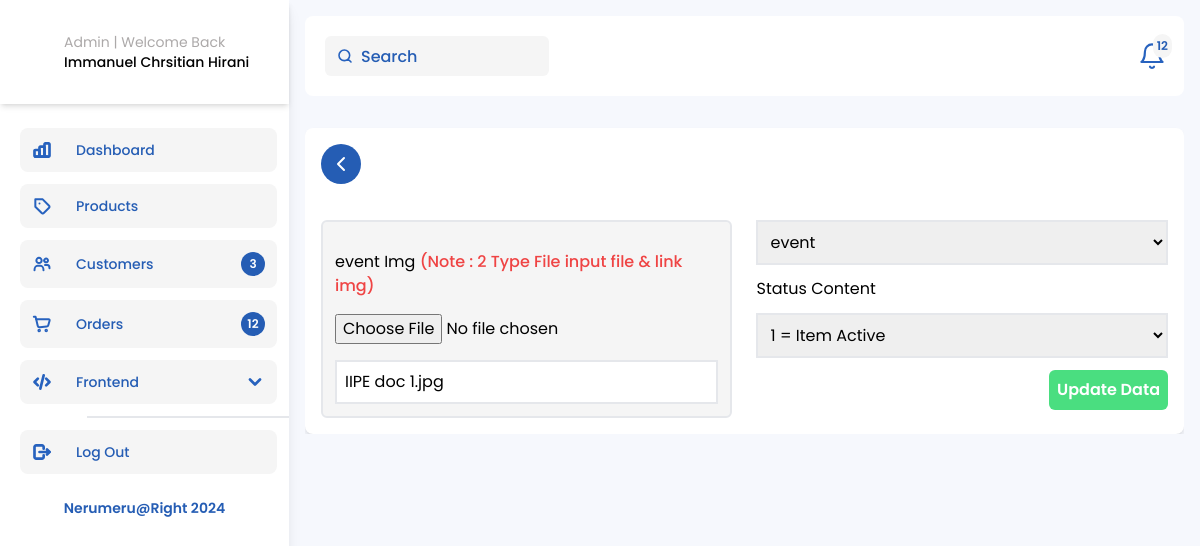
The page /Admin-event-UpdateData.php?event_id=6 on the database its author committed.
### tables this page shows
CREATE TABLE `neru_event` (
  `event_id` int(11) NOT NULL,
  `event_type` varchar(50) NOT NULL,
  `event_img` varchar(100) NOT NULL,
  `status` int(1) NOT NULL,
  `insert_date` datetime NOT NULL DEFAULT current_timestamp(),
  `lastUpdate_date` datetime NOT NULL DEFAULT current_timestamp()
);

### function.php (called while the page is built, shortened)
<?php
$conn = mysqli_connect('localhost', 'root', '', 'nerumeru');
function query($query)
{
    global $conn;
    $result = mysqli_query($conn, $query);
    $rows = [];
    foreach ($result as $row) {
        $rows[] = $row;
    }
    return $rows;
}

### Admin-event-UpdateData.php (the view, shortened to what this page needs)
<?php
require "function.php";
$id = $_GET["event_id"];
$event = query("SELECT * FROM neru_event WHERE event_id = $id")[0];
?>
<!doctype html>
<html lang="en">
<head>
    <link rel="stylesheet" href="css/output.css" />
    <link rel="stylesheet" href="https://cdn.jsdelivr.net/npm/swiper@10/swiper-bundle.min.css" />
    <link rel="stylesheet" href="https://cdn.jsdelivr.net/npm/swiper@10/swiper-bundle.min.css" />
</head>
<body>
    <main class="my-0">
        <section class="admin relative h-screen overflow-hidden my-0">
            <div class="flex items-start justify-between">
                <?php include("sidebar.admin.php"); ?>
                <div class="flex flex-col gap-4 container">
                    <header class="z-40 flex items-center bg-white rounded-lg justify-between w-full h-20 px-5">
                        <div class="header-wrapper w-full flex items-center justify-between">
                            <span class="relative">
                                <input id="searchAdminNavbar" type="search" class="bg-white-neru px-3 rounded-md h-10 outline-none py-1 w-[224px] pl-9 xl:text-base md:text-sm text-xs" placeholder="Search" />
                            </span>
                            <div id="notifications" class="relative cursor-pointer">
                                <div class="badge absolute -right-2 -top-2 bg-white-neru rounded-full flex items-center justify-center p-1">
                                    <h6 class="text-xs text-blue-Neru font-semibold">12</h6>
                                </div>
                            </div>
                        </div>
                    </header>
                    <div class="max-h-screen w-full overflow-y-auto">
                        <div class="container bg-white rounded-lg shadow-md 3xl:h-[760px] 2xl:h-[550px] flex flex-col gap-3 overflow-y-auto mt-4">
                            <div class="WrapperBack mb-6 w-fit">
                                <a href="Admin-Blog.php" class="bg-blue-Neru w-fit text-white px-2 rounded-full py-2 cursor-pointer font-semibold text-base flex items-center gap-3">
                                    <svg xmlns="http://www.w3.org/2000/svg" class="icon icon-tabler icon-tabler-chevron-left" width="24" height="24" viewBox="0 0 24 24" stroke-width="2" stroke="currentColor" fill="none" stroke-linecap="round" stroke-linejoin="round">
                                        <path stroke="none" d="M0 0h24v24H0z" fill="none" />
                                        <path d="M15 6l-6 6l6 6" />
                                    </svg>
                                </a>
                            </div>
                            <form class="w-full" action="" method="post" enctype="multipart/form-data">
                                <div class="grid grid-cols-2 gap-6">
                                    <div class="flex flex-col w-full gap-3">
                                        <div class="w-full flex flex-col gap-4  bg-white-neru rounded-md border-2 p-3">
                                            <label for="">event Img <span class="text-red-500 font-medium">(Note : 2 Type File input file & link img)</span> </label>
                                            <input type="file" name="gambar">
                                            <input class="w-full p-2 outline-none border-2" type="text" name="event_img" value="<?= $event["event_img"] ?>" />
                                        </div>
                                    </div>
                                    <div class="flex flex-col w-full gap-3">
                                        <select name="event_type" class="w-full p-2 outline-none border-2" name="status" id="status">
                                            <option value="<?= $event["event_type"] ?>"><?= $event["event_type"] ?></option>
                                        </select>
                                        <label for="">Status Content</label>
                                        <select class="w-full p-2 outline-none border-2" name="status" id="status">
                                            <option> <?= $event["status"] ?>
                                                <?php if ($event["status"] === "1") : ?>
                                                    <?= "= Item Active" ?>
                                                <?php else : ?>
                                                    <?= "= Item Non-Active" ?>
                                                <?php endif; ?>
                                            </option>
                                        </select>
                                        <button type="submit" name="submit" class="bg-green-400 p-2 rounded-md text-white font-semibold w-fit self-end">Update Data</button>
                                    </div>
                                </div>
                            </form>
                        </div>
                    </div>
                </div>
            </div>
        </section>
    </main>
</body>
</html>

### rows shown on the page
neru_event: event_img "IIPE doc 1.jpg", event_type "event", status "1 = Item Active"

### other values the page prints
$total_users "3"
